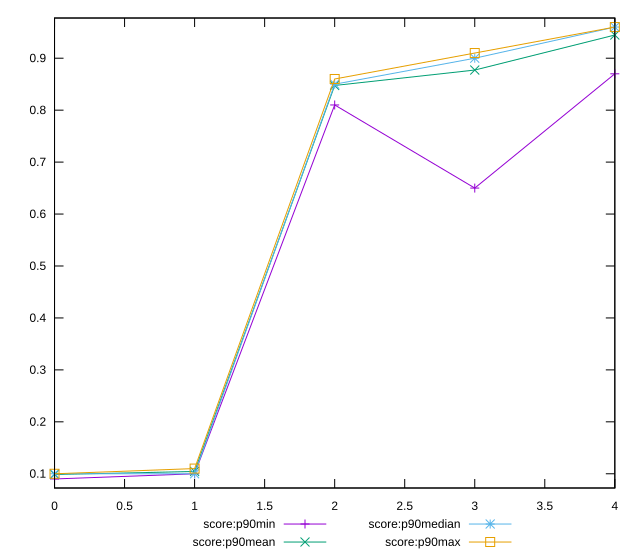

Recreate this plot in gnuplot.
reset

$scoreP90Min <<EOF
0 0.09
1 0.1
2 0.81
3 0.65
4 0.87
EOF

$scoreP90Mean <<EOF
0 0.09861702127659557
1 0.10446808510638289
2 0.8475531914893616
3 0.8772340425531916
4 0.9446808510638284
EOF

$scoreP90Median <<EOF
0 0.1
1 0.1
2 0.85
3 0.9
4 0.96
EOF

$scoreP90Max <<EOF
0 0.1
1 0.11
2 0.86
3 0.91
4 0.96
EOF

set key outside below
set xrange [0:4]
set yrange [0.0726:0.9773999999999999]
set trange [0.0726:0.9773999999999999]
set terminal svg size 640, 560 enhanced background rgb 'white'
set output "report_00026_2021-02-22T21:38:55.199Z/interactive/progression/score.svg"

plot $scoreP90Min title "score:p90min" with linespoints, \
     $scoreP90Mean title "score:p90mean" with linespoints, \
     $scoreP90Median title "score:p90median" with linespoints, \
     $scoreP90Max title "score:p90max" with linespoints

reset
